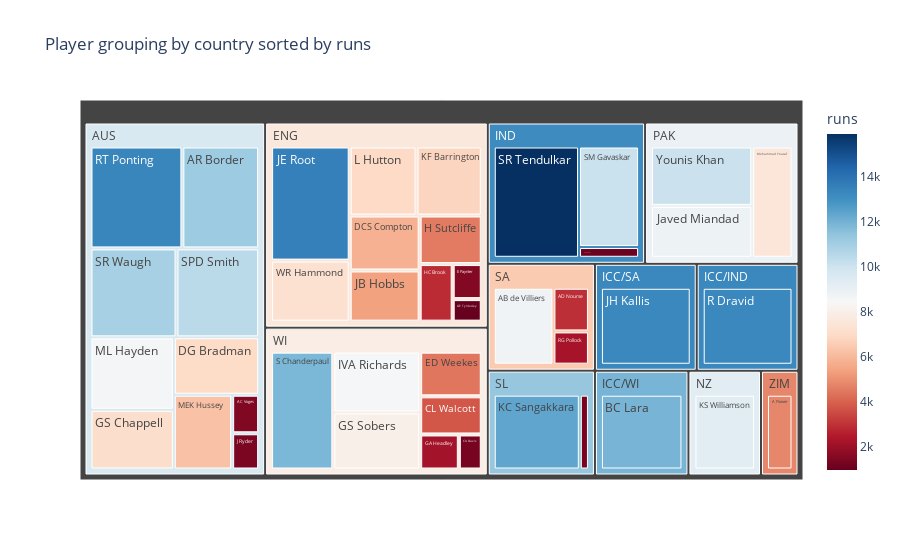

This figure's notebook cell:
### Markdown cell above
Player grouping by country

### Code cell
import plotly.express as px

fig = px.treemap(
    df, 
    path=['country', 'player'], 
    values='runs',               
    color='runs',                              
    color_continuous_scale='RdBu',
    title="Player grouping by country sorted by runs"
)
fig.show()
fig.write_image("D:/ML Projects/Data_Cleanup/plots/1.png")

### Figure 1 — Plotly figure (JSON) as saved in the notebook; plotly's stock layout.template omitted (floating-point values rounded to 4 significant figures)
{"data": [{"branchvalues": "total", "customdata": [[6996.0], [1316.0], [1485.0], [2256.0], [2190.0], [4555.0], [1540.0], [6806.0], [4455.0], [7249.0], [8032.0], [12400.0], [5410.0], [3798.0], [6971.0], [2872.0], [10500.0], [13290.0], [990.0], [9276.0], [1301.0], [1084.0], [7110.0], [2960.0], [15920.0], [11950.0], [8832.0], [13290.0], [7530.0], [10100.0], [13380.0], [1394.0], [4794.0], [6235.0], [11870.0], [10120.0], [10930.0], [13550.0], [8625.0], [8765.0], [11170.0], [8540.0], [5807.0], [9642.0], [11340.0], [6486.0], [7939.0], [7649.0], [13290.0], [9276.0], [13160.0], [11950.0], [8945.0], [13290.0], [4794.0]], "domain": {"x": [0, 1], "y": [0, 1]}, "hovertemplate": "labels=%{label}<br>runs_sum=%{value}<br>parent=%{parent}<br>id=%{id}<br>runs=%{color}<extra></extra>", "ids": ["AUS/DG Bradman ", "SL/PHKD Mendis ", "AUS/AC Voges ", "SA/RG Pollock ", "WI/GA Headley ", "ENG/H Sutcliffe ", "ENG/E Paynter ", "ENG/KF Barrington ", "WI/ED Weekes ", "ENG/WR Hammond ", "WI/GS Sobers ", "SL/KC Sangakkara ", "ENG/JB Hobbs ", "WI/CL Walcott ", "ENG/L Hutton ", "ENG/HC Brook ", "AUS/SPD Smith ", "ICC/SA/JH Kallis ", "ENG/GE Tyldesley ", "NZ/KS Williamson ", "WI/CA Davis ", "IND/VG Kambli ", "AUS/GS Chappell ", "SA/AD Nourse ", "IND/SR Tendulkar ", "ICC/WI/BC Lara ", "PAK/Javed Miandad ", "ICC/IND/R Dravid ", "PAK/Mohammad Yousuf ", "PAK/Younis Khan ", "AUS/RT Ponting ", "AUS/J Ryder ", "ZIM/A Flower ", "AUS/MEK Hussey ", "WI/S Chanderpaul ", "IND/SM Gavaskar ", "AUS/SR Waugh ", "ENG/JE Root ", "AUS/ML Hayden ", "SA/AB de Villiers ", "AUS/AR Border ", "WI/IVA Richards ", "ENG/DCS Compton ", "AUS", "SL", "SA", "WI", "ENG", "ICC/SA", "NZ", "IND", "ICC/WI", "PAK", "ICC/IND", "ZIM"], "labels": ["DG Bradman ", "PHKD Mendis ", "AC Voges ", "RG Pollock ", "GA Headley ", "H Sutcliffe ", "E Paynter ", "KF Barrington ", "ED Weekes ", "WR Hammond ", "GS Sobers ", "KC Sangakkara ", "JB Hobbs ", "CL Walcott ", "L Hutton ", "HC Brook ", "SPD Smith ", "JH Kallis ", "GE Tyldesley ", "KS Williamson ", "CA Davis ", "VG Kambli ", "GS Chappell ", "AD Nourse ", "SR Tendulkar ", "BC Lara ", "Javed Miandad ", "R Dravid ", "Mohammad Yousuf ", "Younis Khan ", "RT Ponting ", "J Ryder ", "A Flower ", "MEK Hussey ", "S Chanderpaul ", "SM Gavaskar ", "SR Waugh ", "JE Root ", "ML Hayden ", "AB de Villiers ", "AR Border ", "IVA Richards ", "DCS Compton ", "AUS", "SL", "SA", "WI", "ENG", "ICC/SA", "NZ", "IND", "ICC/WI", "PAK", "ICC/IND", "ZIM"], "marker": {"coloraxis": "coloraxis", "colors": [6996.0, 1316.0, 1485.0, 2256.0, 2190.0, 4555.0, 1540.0, 6806.0, 4455.0, 7249.0, 8032.0, 12400.0, 5410.0, 3798.0, 6971.0, 2872.0, 10500.0, 13290.0, 990.0, 9276.0, 1301.0, 1084.0, 7110.0, 2960.0, 15920.0, 11950.0, 8832.0, 13290.0, 7530.0, 10100.0, 13380.0, 1394.0, 4794.0, 6235.0, 11870.0, 10120.0, 10930.0, 13550.0, 8625.0, 8765.0, 11170.0, 8540.0, 5807.0, 9642.0, 11340.0, 6486.0, 7939.0, 7649.0, 13290.0, 9276.0, 13160.0, 11950.0, 8945.0, 13290.0, 4794.0]}, "name": "", "parents": ["AUS", "SL", "AUS", "SA", "WI", "ENG", "ENG", "ENG", "WI", "ENG", "WI", "SL", "ENG", "WI", "ENG", "ENG", "AUS", "ICC/SA", "ENG", "NZ", "WI", "IND", "AUS", "SA", "IND", "ICC/WI", "PAK", "ICC/IND", "PAK", "PAK", "AUS", "AUS", "ZIM", "AUS", "WI", "IND", "AUS", "ENG", "AUS", "SA", "AUS", "WI", "ENG", "", "", "", "", "", "", "", "", "", "", "", ""], "type": "treemap", "values": [6996.0, 1316.0, 1485.0, 2256.0, 2190.0, 4555.0, 1540.0, 6806.0, 4455.0, 7249.0, 8032.0, 12400.0, 5410.0, 3798.0, 6971.0, 2872.0, 10500.0, 13290.0, 990.0, 9276.0, 1301.0, 1084.0, 7110.0, 2960.0, 15920.0, 11950.0, 8832.0, 13290.0, 7530.0, 10100.0, 13380.0, 1394.0, 4794.0, 6235.0, 11870.0, 10120.0, 10930.0, 13550.0, 8625.0, 8765.0, 11170.0, 8540.0, 5807.0, 77820.0, 13720.0, 13980.0, 40180.0, 55750.0, 13290.0, 9276.0, 27130.0, 11950.0, 26460.0, 13290.0, 4794.0]}], "layout": {"coloraxis": {"colorbar": {"title": {"text": "runs"}}, "colorscale": [[0, "rgb(103,0,31)"], [0.1, "rgb(178,24,43)"], [0.2, "rgb(214,96,77)"], [0.3, "rgb(244,165,130)"], [0.4, "rgb(253,219,199)"], [0.5, "rgb(247,247,247)"], [0.6, "rgb(209,229,240)"], [0.7, "rgb(146,197,222)"], [0.8, "rgb(67,147,195)"], [0.9, "rgb(33,102,172)"], [1, "rgb(5,48,97)"]]}, "legend": {"tracegroupgap": 0}, "title": {"text": "Player grouping by country sorted by runs"}}}
